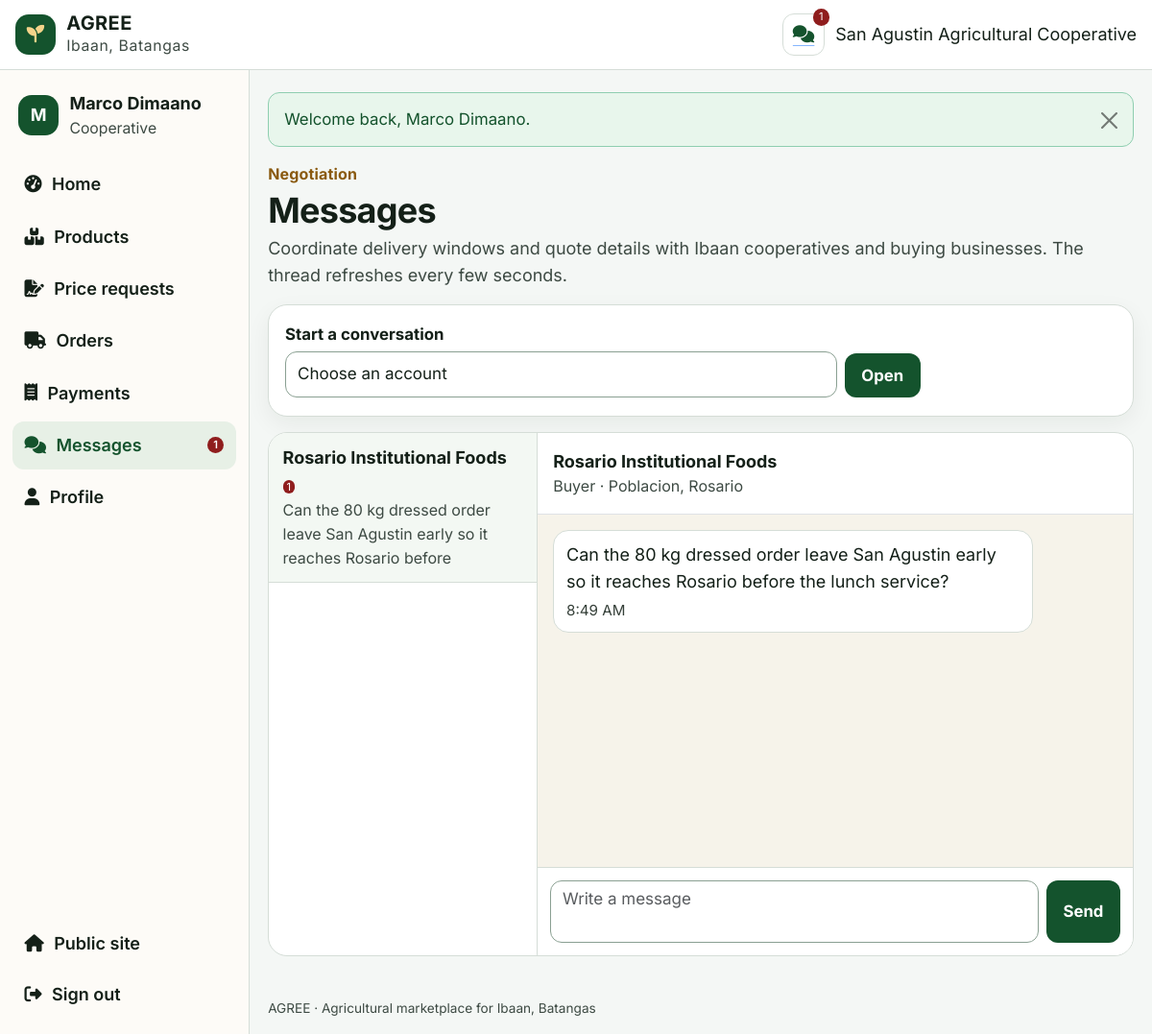
The page /messages.php?with=7 (signed in) on the database its author committed.
### tables this page shows
CREATE TABLE users (
    id INT UNSIGNED AUTO_INCREMENT PRIMARY KEY,
    role ENUM('admin', 'cooperative', 'buyer') NOT NULL,
    email VARCHAR(190) NOT NULL UNIQUE,
    password_hash VARCHAR(255) NOT NULL,
    full_name VARCHAR(150) NOT NULL,
    phone VARCHAR(30) NOT NULL,
    organization VARCHAR(190) NOT NULL,
    business_type VARCHAR(80) DEFAULT NULL,
    barangay VARCHAR(80) NOT NULL,
    municipality VARCHAR(80) NOT NULL DEFAULT 'Ibaan',
    province VARCHAR(80) NOT NULL DEFAULT 'Batangas',
    address_line VARCHAR(255) NOT NULL,
    latitude DECIMAL(10,7) DEFAULT NULL,
    longitude DECIMAL(10,7) DEFAULT NULL,
    permit_path VARCHAR(255) DEFAULT NULL,
    verification_status ENUM('pending', 'approved', 'rejected') NOT NULL DEFAULT 'pending',
    verification_note VARCHAR(500) DEFAULT NULL,
    verified_at DATETIME DEFAULT NULL,
    is_active TINYINT(1) NOT NULL DEFAULT 1,
    created_at DATETIME NOT NULL DEFAULT CURRENT_TIMESTAMP
);

CREATE TABLE messages (
    id INT UNSIGNED AUTO_INCREMENT PRIMARY KEY,
    sender_id INT UNSIGNED NOT NULL,
    receiver_id INT UNSIGNED NOT NULL,
    body TEXT NOT NULL,
    is_read TINYINT(1) NOT NULL DEFAULT 0,
    created_at DATETIME NOT NULL DEFAULT CURRENT_TIMESTAMP,
    CONSTRAINT fk_messages_sender FOREIGN KEY (sender_id) REFERENCES users(id),
    CONSTRAINT fk_messages_receiver FOREIGN KEY (receiver_id) REFERENCES users(id),
    INDEX idx_messages_pair (sender_id, receiver_id, id),
    INDEX idx_messages_unread (receiver_id, is_read)
);

### db.php (called while the page is built, shortened)
<?php
function db(): PDO
{
    static $pdo = null;
    if ($pdo instanceof PDO) {
        return $pdo;
    }
    $dsn = 'mysql:host=' . DB_HOST . ';port=' . DB_PORT . ';dbname=' . DB_NAME . ';charset=' . DB_CHARSET;
    try {
        $pdo = new PDO($dsn, DB_USER, DB_PASS, [
            PDO::ATTR_ERRMODE => PDO::ERRMODE_EXCEPTION,
            PDO::ATTR_DEFAULT_FETCH_MODE => PDO::FETCH_ASSOC,
            PDO::ATTR_EMULATE_PREPARES => false,
        ]);
        try {
            $pdo->exec("SET time_zone = '+08:00'");
        } catch (Throwable $ignored) {
        }
    } catch (PDOException $e) {
        throw new RuntimeException('Database connection failed. Import schema.sql and review db.php.', 0, $e);
    }
    return $pdo;
}

### messages.php (the view, shortened to what this page needs)
<?php
require_once __DIR__ . '/bootstrap.php';
$user = require_login();
$pdo = db();
$me = (int) $user['id'];
$withId = (int) ($_GET['with'] ?? $_POST['with'] ?? 0);
$partner = null;
if ($withId > 0) {
    $stmt = $pdo->prepare('SELECT id, organization, full_name, role, verification_status, barangay, municipality FROM users WHERE id = ?');
    $stmt->execute([$withId]);
    $partner = $stmt->fetch() ?: null;
}
$stmt = $pdo->prepare(
    'SELECT m.*, IF(m.sender_id = ?, m.receiver_id, m.sender_id) AS other_id
     FROM messages m
     WHERE m.sender_id = ? OR m.receiver_id = ?
     ORDER BY m.id DESC'
);
$stmt->execute([$me, $me, $me]);
$conversations = [];
foreach ($stmt as $row) {
    $other = (int) $row['other_id'];
    if (!isset($conversations[$other])) {
        $conversations[$other] = ['last' => $row, 'unread' => 0];
    }
    if ((int) $row['sender_id'] !== $me && !(int) $row['is_read']) {
        $conversations[$other]['unread']++;
    }
}
$people = [];
$ids = array_keys($conversations);
if ($ids) {
    $marks = implode(',', array_fill(0, count($ids), '?'));
    $lookup = $pdo->prepare("SELECT id, organization, full_name, role, verification_status FROM users WHERE id IN ($marks)");
    $lookup->execute($ids);
    foreach ($lookup as $person) {
        $people[(int) $person['id']] = $person;
    }
}
$thread = [];
if ($partner) {
    $stmt = $pdo->prepare(
        'SELECT * FROM messages
         WHERE (sender_id = ? AND receiver_id = ?) OR (sender_id = ? AND receiver_id = ?)
         ORDER BY id DESC LIMIT 80'
    );
    $stmt->execute([$me, $withId, $withId, $me]);
    $thread = array_reverse($stmt->fetchAll());
}
$latestId = $thread ? (int) $thread[count($thread) - 1]['id'] : 0;
$layout = 'app';
require __DIR__ . '/header.php';
?>
<div class="page-head">
    <p class="gold-kicker">Negotiation</p>
    <h1>Messages</h1>
    <p class="muted">Coordinate delivery windows and quote details with Ibaan cooperatives and buying businesses. The thread refreshes every few seconds.</p>
</div>
<form method="get" action="messages.php" class="panel mb-3">
    <div class="row g-2 align-items-end">
        <div class="col-md-8">
            <label class="form-label" for="with">Start a conversation</label>
            <select class="form-select" id="with" name="with" required>
                <option value="">Choose an account</option>
            </select>
        </div>
        <div class="col-md-4">
            <button class="btn btn-agree" type="submit">Open</button>
        </div>
    </div>
</form>
<div class="chat-layout" id="chatApp" data-with="<?= $withId ? (int) $withId : '' ?>">
    <div class="chat-list">
        <?php foreach ($conversations as $otherId => $convo): ?>
            <?php $person = $people[$otherId] ?? null; if (!$person) { continue; } ?>
            <a class="<?= (int) $otherId === $withId ? 'active' : '' ?>" href="messages.php?with=<?= (int) $otherId ?>">
                <strong><?= e(display_name($person)) ?></strong>
                <?php if ((int) $convo['unread'] > 0): ?><em class="count"><?= (int) $convo['unread'] ?></em><?php endif; ?>
                <span class="tiny muted d-block"><?= e(clip((string) $convo['last']['body'], 80)) ?></span>
            </a>
        <?php endforeach; ?>
    </div>
    <div class="chat-thread">
        <?php if (!$partner): ?>
            <div class="empty-state"><i class="fa-solid fa-comments"></i><p>Select a conversation or start one with a verified cooperative or buyer.</p></div>
        <?php else: ?>
            <div class="p-3 border-bottom">
                <strong><?= e(display_name($partner)) ?></strong>
                <span class="tiny muted d-block"><?= e(role_label((string) $partner['role'])) ?> · <?= e($partner['barangay']) ?>, <?= e($partner['municipality']) ?></span>
            </div>
            <div class="bubbles" id="chatThread" data-after="<?= (int) $latestId ?>">
                <?php foreach ($thread as $message): ?>
                    <div class="bubble <?= (int) $message['sender_id'] === $me ? 'mine' : '' ?>" data-id="<?= (int) $message['id'] ?>">
                        <p><?= e($message['body']) ?></p>
                        <time><?= e(short_time((string) $message['created_at'])) ?></time>
                    </div>
                <?php endforeach; ?>
            </div>
            <form class="chat-form" id="chatForm" method="post" action="messages.php?with=<?= (int) $withId ?>">
                <textarea class="form-control" id="chatBody" name="body" rows="2" maxlength="1000" placeholder="Write a message" required></textarea>
                <button class="btn btn-agree" type="submit">Send</button>
            </form>
        <?php endif; ?>
    </div>
</div>
<?php require __DIR__ . '/footer.php'; ?>

### header.php (shortened to what this page needs)
<?php
$layout = $layout ?? 'public';
$me = current_user();
$unread = 0;
if ($me && try_db()) {
    $unread = unread_count(db(), (int) $me['id']);
}
?>
<!DOCTYPE html>
<html lang="en">
<head>
    <link href="https://cdn.jsdelivr.net/npm/bootstrap@5.3.3/dist/css/bootstrap.min.css" rel="stylesheet">
    <link href="https://cdnjs.cloudflare.com/ajax/libs/font-awesome/6.5.2/css/all.min.css" rel="stylesheet">
    <link href="agree.css" rel="stylesheet">
</head>
<body class="<?= e($layout) ?>-layout">
<?php if ($layout === 'app' && $me): ?>
    <header class="topbar">
        <a class="brand" href="<?= e(dashboard_for((string) $me['role'])) ?>">
            <span class="brand-mark" aria-hidden="true"><i class="fa-solid fa-seedling"></i></span>
            <span>
                <strong>AGREE</strong>
                <small>Ibaan, Batangas</small>
            </span>
        </a>
        <div class="topbar-actions">
            <a class="icon-link" href="messages.php" aria-label="Messages">
                <i class="fa-solid fa-comments"></i>
                <?php if ($unread > 0): ?><em><?= (int) $unread ?></em><?php endif; ?>
            </a>
            <span class="who d-none d-md-inline"><?= e(display_name($me)) ?></span>
        </div>
    </header>
    <div class="app-shell">
        <aside class="side-nav">
            <div class="side-user">
                <span class="avatar"><?= e(strtoupper(substr((string) $me['full_name'], 0, 1))) ?></span>
                <div>
                    <strong><?= e($me['full_name']) ?></strong>
                    <small><?= e(role_label((string) $me['role'])) ?></small>
                </div>
            </div>
            <div class="side-foot">
                <a href="index.php"><i class="fa-solid fa-house"></i> Public site</a>
                <form method="post" action="logout.php">
                    <button type="submit"><i class="fa-solid fa-right-from-bracket"></i> Sign out</button>
                </form>
            </div>
        </aside>
        <div class="app-main">
            <main id="content" class="content">
<?php endif; ?>

### rows shown on the page
users: organization "San Agustin Agricultural Cooperative", full_name "M", full_name "Marco Dimaano", role "Cooperative"
users: organization "Rosario Institutional Foods", role "Buyer", barangay "Poblacion", municipality "Rosario"
messages: body "Can the 80 kg dressed order leave San Agustin early so it reaches Rosario before", body "Can the 80 kg dressed order leave San Agustin early so it reaches Rosario before the lunch service?", created_at "8:49 AM"

### other values the page prints
$unread "1"
$label "Home"
$label "Products"
$label "Price requests"
$label "Orders"
$label "Payments"
$label "Messages"
$label "Profile"
$message "Welcome back, Marco Dimaano."
$convo['unread'] "1"
